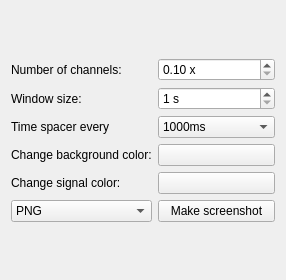
<?xml version="1.0" encoding="UTF-8"?>
<ui version="4.0">
 <class>ChannelDataSettingsViewWidget</class>
 <widget class="QWidget" name="ChannelDataSettingsViewWidget">
  <property name="geometry">
   <rect>
    <x>0</x>
    <y>0</y>
    <width>286</width>
    <height>280</height>
   </rect>
  </property>
  <property name="sizePolicy">
   <sizepolicy hsizetype="Expanding" vsizetype="Expanding">
    <horstretch>0</horstretch>
    <verstretch>0</verstretch>
   </sizepolicy>
  </property>
  <property name="mouseTracking">
   <bool>false</bool>
  </property>
  <property name="windowTitle">
   <string>Form</string>
  </property>
  <property name="windowOpacity">
   <double>0.950000000000000</double>
  </property>
  <property name="styleSheet">
   <string notr="true"/>
  </property>
  <layout class="QGridLayout" name="gridLayout">
   <item row="0" column="0" colspan="2">
    <layout class="QGridLayout" name="gridLayout_4">
     <property name="topMargin">
      <number>0</number>
     </property>
     <item row="0" column="0">
      <widget class="QLabel" name="label_numberChannels">
       <property name="text">
        <string>Number of channels:</string>
       </property>
      </widget>
     </item>
     <item row="0" column="1">
      <widget class="QDoubleSpinBox" name="m_doubleSpinBox_numberVisibleChannels">
       <property name="suffix">
        <string> x</string>
       </property>
       <property name="minimum">
        <double>0.100000000000000</double>
       </property>
       <property name="maximum">
        <double>20.000000000000000</double>
       </property>
       <property name="singleStep">
        <double>0.100000000000000</double>
       </property>
      </widget>
     </item>
     <item row="1" column="0">
      <widget class="QLabel" name="label_windowSize">
       <property name="text">
        <string>Window size:</string>
       </property>
      </widget>
     </item>
     <item row="1" column="1">
      <widget class="QSpinBox" name="m_spinBox_windowSize">
       <property name="suffix">
        <string> s</string>
       </property>
       <property name="prefix">
        <string/>
       </property>
       <property name="minimum">
        <number>1</number>
       </property>
       <property name="maximum">
        <number>30</number>
       </property>
       <property name="value">
        <number>1</number>
       </property>
      </widget>
     </item>
     <item row="3" column="1">
      <widget class="QPushButton" name="m_pushButton_backgroundColor">
       <property name="text">
        <string/>
       </property>
      </widget>
     </item>
     <item row="3" column="0">
      <widget class="QLabel" name="label_backgroundColor">
       <property name="text">
        <string>Change background color:</string>
       </property>
      </widget>
     </item>
     <item row="4" column="0">
      <widget class="QLabel" name="label_signalColor">
       <property name="text">
        <string>Change signal color:</string>
       </property>
      </widget>
     </item>
     <item row="2" column="0">
      <widget class="QLabel" name="label_timeSpacers">
       <property name="text">
        <string>Time spacer every</string>
       </property>
      </widget>
     </item>
     <item row="4" column="1">
      <widget class="QPushButton" name="m_pushButton_signalColor">
       <property name="text">
        <string/>
       </property>
      </widget>
     </item>
     <item row="2" column="1">
      <widget class="QComboBox" name="m_comboBox_distaceTimeSpacer">
       <property name="currentIndex">
        <number>3</number>
       </property>
       <item>
        <property name="text">
         <string>100ms</string>
        </property>
       </item>
       <item>
        <property name="text">
         <string>200ms</string>
        </property>
       </item>
       <item>
        <property name="text">
         <string>500ms</string>
        </property>
       </item>
       <item>
        <property name="text">
         <string>1000ms</string>
        </property>
       </item>
      </widget>
     </item>
     <item row="5" column="0">
      <widget class="QComboBox" name="m_comboBox_imageType">
       <item>
        <property name="text">
         <string>PNG</string>
        </property>
       </item>
       <item>
        <property name="text">
         <string>SVG</string>
        </property>
       </item>
      </widget>
     </item>
     <item row="5" column="1">
      <widget class="QPushButton" name="m_pushButton_makeScreenshot">
       <property name="text">
        <string>Make screenshot</string>
       </property>
      </widget>
     </item>
    </layout>
   </item>
  </layout>
 </widget>
 <resources/>
 <connections/>
</ui>
